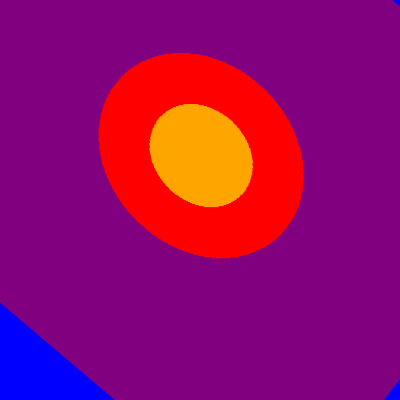

Recreate this plot in Python.
import numpy as np
from PIL import Image
from skimage.transform import warp, AffineTransform

image = Image.open("beginning.png")
image_array = np.array(image)
skew_factor = 0.2

transform = AffineTransform(shear=skew_factor)
distorted_image = warp(image_array, transform, output_shape=image_array.shape)

distorted_image_pil = Image.fromarray((distorted_image * 255).astype(np.uint8))

# Define the crop region
left = 100
top = 100
right = 500
bottom = 500

# Crop the image
cropped_image = distorted_image_pil.crop((left, top, right, bottom))

# Save the cropped image
cropped_image.save("distorted.png", "PNG")
